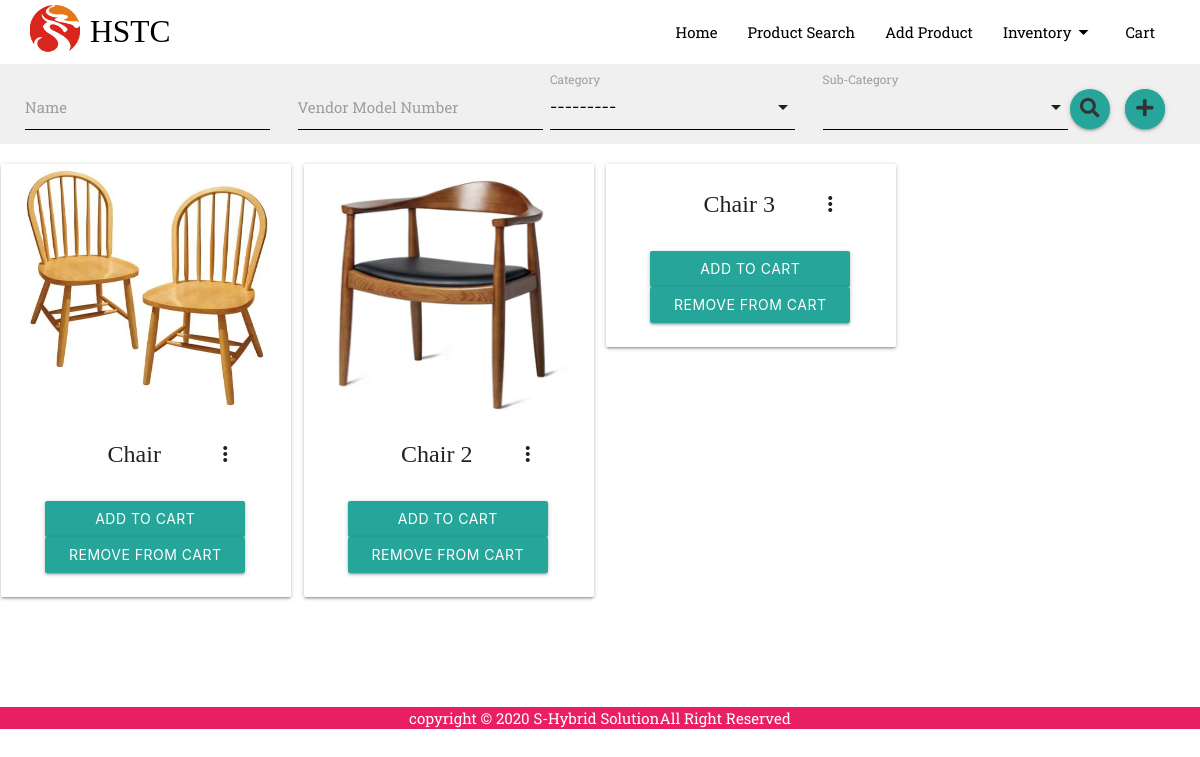
Page /catalog/search/ on the earlier database version.
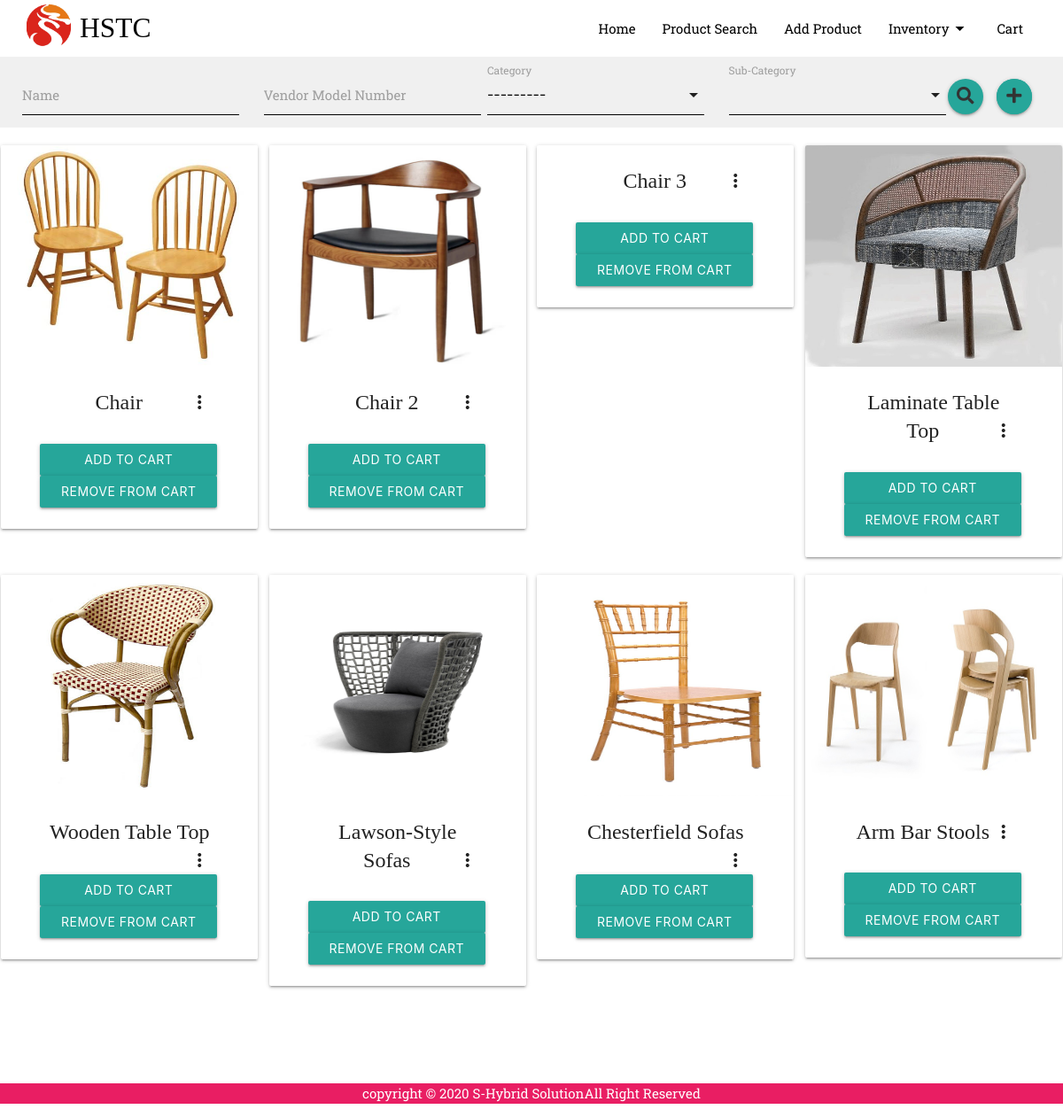
Same page on the later database version.
### catalog/models.py (models this page shows, shortened)
class Images(models.Model):
    product = models.ForeignKey(Product, default=None, on_delete=models.CASCADE)
    image = models.ImageField(upload_to=get_image_filename,
                              verbose_name='Image')

class Product(models.Model):
    name = models.CharField(max_length=30, blank=False)
    vendor_model_no = models.CharField(max_length=30, blank=False, default='v123')
    model_no = models.CharField(max_length=30, blank=False, default='hstc123')
    finish = models.CharField(max_length=30, blank=False, default='finish')
    color = models.CharField(max_length=30, blank=False)
    weight = models.CharField(max_length=30, blank=False)
    unit = models.CharField(max_length=30, blank=False, default='unit')
    packing = models.CharField(max_length=30, blank=False, default='packing')
    cbm = models.IntegerField(blank=False, default=0)
    min_price = models.IntegerField(blank=False, default=10)
    max_price = models.IntegerField(blank=False, default=100000)
    moq = models.IntegerField(blank=False, default=0)
    lead_time = models.IntegerField(blank=False, default=0)
    remarks = models.CharField(max_length=100, blank=False, default='remarks')
    category = models.ForeignKey(Category, on_delete=models.SET_NULL, null=True)
    sub_category = models.ManyToManyField(SubCategory)
    slug = models.SlugField(unique=True)

### catalog/views.py (the view)
# urls.py: path('search/', views.search, name='search'),
def search(request):
    products = Product.objects.all()
    product_filter = ProductFilter(request.GET, queryset = products)
    addtocartForm = CartForm(request.POST)
    return render(request, 'search.html', {'product_filter' : product_filter, "addtocartForm" : addtocartForm})

### catalog/forms.py
class CartForm(forms.ModelForm):
    class Meta:
        model = Cart
        fields = ()

### catalog/models.py (called while the page is built)
    def __str__(self):
        return self.category

    def __str__(self):
        return self.sub_category

### Template/search.html (shortened to what this page needs)
{% load static %}
{% load bootstrap4 %}
<!DOCTYPE html>
<html lang="en">
<head>
    <link
      type="text/css"
      rel="stylesheet"
      href="{% static 'css/materialize.min.css' %}"
      media="screen,projection"
    />
    <link rel="stylesheet" href="{% static 'materialize/css/materialize.min.css' %}" />
    <link rel="stylesheet" href="{% static 'bootstrap-4.5.0-dist/css/search.css' %}" />
    <link rel="stylesheet" href="{% static 'slick-1.8.1/slick/slick.css' %}" />
    <link rel="stylesheet" href="{% static 'fonta/all.min.css' %}" />
    <link rel="stylesheet" href="{% static 'slick-1.8.1/slick/slick-theme.css' %}" />
    <link rel="stylesheet" href="{% static 'fonta/fontawesome.min.css' %}" />
</head>
<body>
  <nav>
    <div class="nav-wrapper white">
      <div class="margin">
        <a href="#"><img src="{% static 'images/hstc_logo.jpeg' %}" class="brand-logo" alt=""/></a>
        <a href="#" class="brand-logo hide-on-med-and-down logo-tex">HSTC</a>
        <ul class="right hide-on-med-and-down">
          <li class><a href="#">Home</a></li>
          <li><a href="#">Product Search</a></li>
          <li><a href="#">Add Product</a></li>
          <li><a class="dropdown-trigger" href="#!" data-target="dropdown1">Inventory<i class="material-icons right">arrow_drop_down</i></a></li>
          <li><a href="#">Cart</a></li>
        </ul>
      </div>
    </div>
  </nav>
  <form class="seach-small-form">
    <div class="hider-on-mid-and-down">
      <div class="main hide-on-med-and-down">
        <div class="row">
          <div class="input-field">
            {{ product_filter.form.name }}
            <label for="email">Name</label>
          </div>
        </div>
        <div class="row">
          <div class="input-field">
            {{ product_filter.form.vendor_model_no }}
            <label for="email">Vendor Model Number</label>
          </div>
        </div>
        <div class="input-field">
          <label>Category</label>
        </div>
        <div class="input-field">
          <label>Sub-Category</label>
        </div>
        <div class="moving">
          <button class="button1 btn  right">
            <i class="fa fa-search" aria-hidden="true"></i>
          </button>
        </div>
        <div class="dropdown1 moving">
          <button  class="button22 button1 btn5 btn  right pulse">
            <a href="#login" class="tooltipped modal-trigger" data-position="left" data-tooltip="Addvance Tool"><i class="fa fa-plus" aria-hidden="true"></i></a>
          </button>
      </div>
    </div>
  </form>
    <div class="main1">
      <div class="main3 hide-on-med-and-down">
      {% for prod in product_filter.qs %}
      <div class="main2">
        <div class="card row4">
          <div class="card-image">
              {% for image in prod.images_set.all %}
                {% if forloop.counter == 1 %}
                <a href="{% url 'catalog:prod_display' prod.slug %}">
                  <img src="{{image.image.url}}" alt="" />
                </a>
                  {% endif %}
              {% endfor %}
          </div>
          <div class="card-content font-classic">
            <span class="card-title activator grey-text text-darken-4 text">{{prod.name}}<i class="material-icons right">more_vert</i></span>
              <form action="{% url 'catalog:cart_display' %}" method="post" id="{{prod.id}}" name="{{prod.id}}">
                <br>
                <button class="btn cartbtn" type="submit" name='addtocart' id="addtocart" >Add to Cart</button>
                <button class="btn cartbtn" type="submit" name='removefromcart' id="removefromcart">Remove from Cart</button>
            </form>
          </div>
        </div>
      </div>
      {% endfor %}
    </div>
  </div>
  <footer>
    <div><p>copyright © 2020 S-Hybrid SolutionAll Right Reserved</p></div>
  </footer>
</body>
</html>

Differences in the rows shown:
added Product: name "Laminate Table Top"
added Images: image (picture), shown under "Laminate Table Top"
added Product: name "Wooden Table Top"
added Images: image (picture), shown under "Wooden Table Top"
added Product: name "Lawson-Style Sofas"
added Images: image (picture), shown under "Lawson-Style Sofas"
added Product: name "Chesterfield Sofas"
added Images: image (picture), shown under "Chesterfield Sofas"
added Product: name "Arm Bar Stools"
added Images: image (picture), shown under "Arm Bar Stools"
